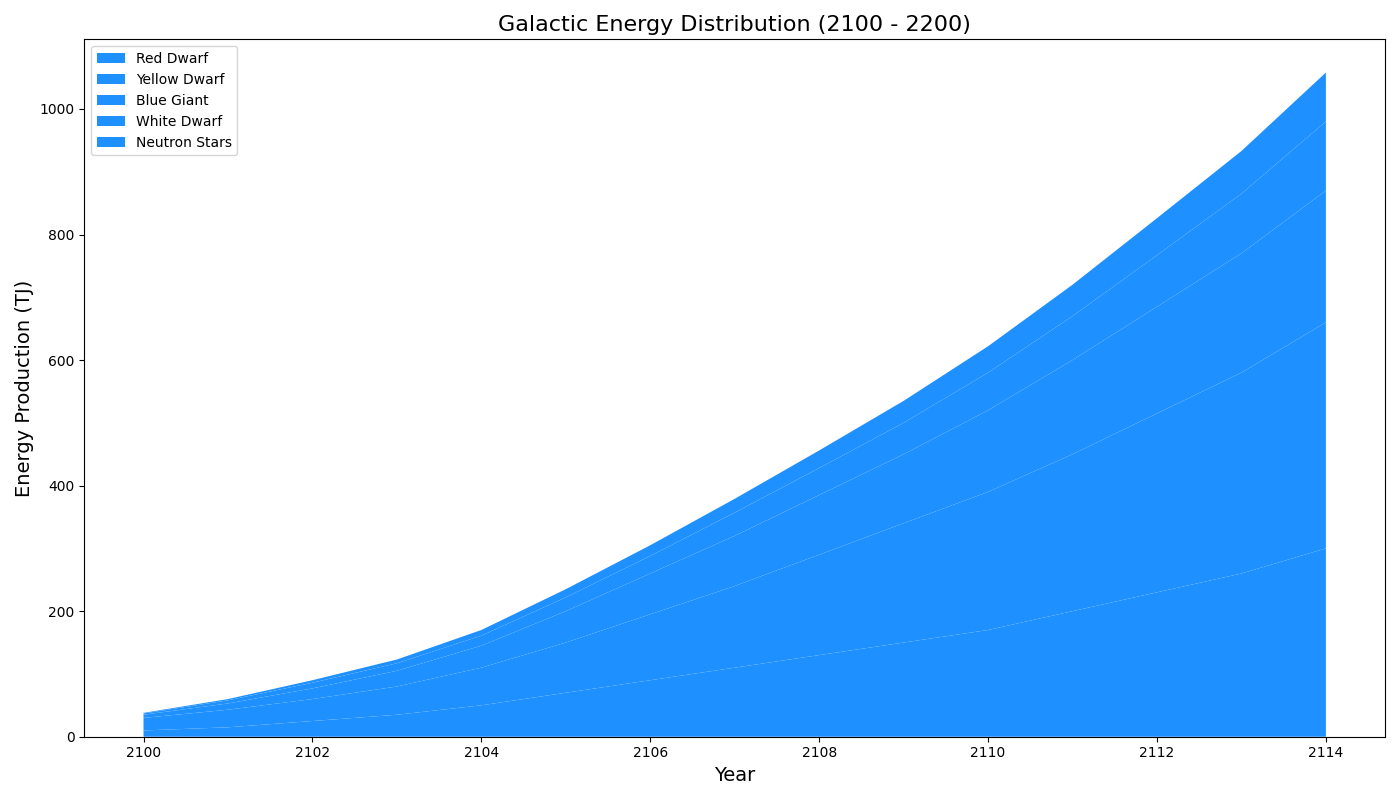

Reproduce this figure in Python.
import matplotlib.pyplot as plt
import numpy as np

years = np.arange(2100, 2115)

red_dwarf = np.array([10, 15, 25, 35, 50, 70, 90, 110, 130, 150, 170, 200, 230, 260, 300])
yellow_dwarf = np.array([20, 28, 35, 45, 60, 80, 105, 130, 160, 190, 220, 250, 285, 320, 360])
blue_giant = np.array([5, 10, 17, 25, 35, 50, 65, 80, 95, 110, 130, 150, 170, 190, 210])
white_dwarf = np.array([2, 5, 9, 12, 16, 22, 28, 37, 43, 50, 60, 70, 82, 95, 110])
neutron_stars = np.array([1, 2, 4, 6, 9, 13, 17, 22, 28, 35, 42, 50, 59, 68, 78])

fig, ax = plt.subplots(figsize=(14, 8))

ax.stackplot(years, red_dwarf, yellow_dwarf, blue_giant, white_dwarf, neutron_stars,
             labels=['Red Dwarf', 'Yellow Dwarf', 'Blue Giant', 'White Dwarf', 'Neutron Stars'],
             colors=['#1e90ff']*5)

ax.set_title('Galactic Energy Distribution (2100 - 2200)', fontsize=16)
ax.set_xlabel('Year', fontsize=14)
ax.set_ylabel('Energy Production (TJ)', fontsize=14)
ax.legend(loc='upper left')

plt.tight_layout()
plt.show()
